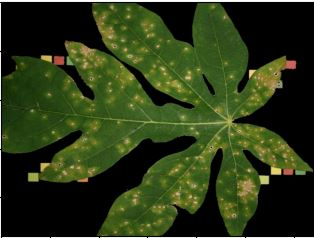
#> input picture estracao-informacao-imagens/img/entrada/folha-de-mamao-sem-fundo.JPG, 314 x 238 px, found by its file name
$ python indentificacao-da-doenca2.py
#> lines starting #> are read from the running program, lines starting #| are printed output that depends on the picture; after the words box and inside, x2 and y2 are one past the last pixel; in counts of white or black regions, pixels touching at a corner belong together; long printed decimals are rounded
#> further down, imagem1 is the input picture: shape (238, 314, 3); mean B, G, R 22.5, 56.8, 43.9
import numpy as np
import cv2
import matplotlib.pyplot as plt

class Detecta_Doenca:
    def __init__(self,imagem):
        self.imagem = imagem

    def Convercao_Cores(self):
        self.imagem_YCrCb = cv2.cvtColor(self.imagem, cv2.COLOR_YCrCb2BGR)
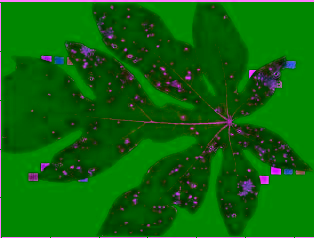
#> self.imagem_YCrCb: shape (238, 314, 3); mean B, G, R 9.8, 102.2, 11.3
        self.imagem_rgb = cv2.cvtColor(self.imagem, cv2.COLOR_BGR2RGB)
        cv2.imshow("Imagem Original", self.imagem)
        cv2.imshow("Imagem em YCrCb", self.imagem_YCrCb)
        cv2.imshow("Imagem em RGB", self.imagem_rgb)
        cv2.waitKey(0)

    def Segmentar(self):
        img = self.imagem_YCrCb
        Z = img.reshape((-1, 3))
        Z = np.float32(Z)
        criteria = (cv2.TERM_CRITERIA_EPS + cv2.TERM_CRITERIA_MAX_ITER, 10, 1.0)
        k = 5
        cluster = []

        for i in range(2,k+1):
            ret, label, center = cv2.kmeans(Z, i, None, criteria, 10, cv2.KMEANS_RANDOM_CENTERS)
            center = np.uint8(center)
            self.res_YCrCb = center[label.flatten()]
            self.res2_YCrCb = self.res_YCrCb.reshape((img.shape))
            cv2.imshow("Imagem Original", self.imagem)
            cv2.imshow('Sigmentada do kmeans '+str(i-1), self.res2_YCrCb)
            cv2.waitKey(0)
            cluster.append(self.res2_YCrCb)
            Contorno(self.res2_YCrCb)
            Linha(self.res2_YCrCb)
#> this loop made 4 passes
#> center on passes 1 to 3: [[193, 84, 184], [2, 102, 4]], [[0, 133, 0], [198, 85, 189], [4, 76, 8]], [[0, 134, 0], [95, 62, 91], [1, 77, 5], [247, 103, 242]]
#| Numeros de contornos = 255
#| Numeros de linhas =  4
#| Numeros de contornos = 236
#| Numeros de linhas =  18
#| Numeros de contornos = 147
#| Numeros de linhas =  30
#| Numeros de contornos = 184
#| Numeros de linhas =  23
#> pass 1, in __init__, `gray = cv2.cvtColor(imagem, cv2.COLOR_BGR2GRAY)`:
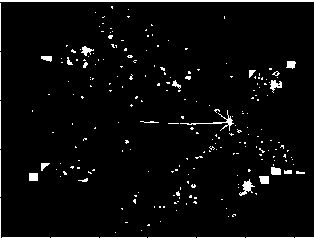
#> gray: shape (238, 314); values 61 (black) and 126 (white), 3.9% white; 231 white regions (201 under 20 px), largest, box (x1, y1, x2, y2) and area: (0, 0, 314, 2) 628, (180, 110, 234, 131) 137, (239, 179, 255, 196) 109
#> after the loop:
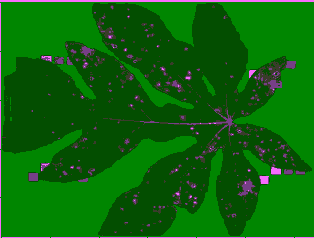
#> self.res2_YCrCb: shape (238, 314, 3); mean B, G, R 9.6, 102, 11.2
#> after the loop, cluster = 4 items
        #cv2.imshow('res2_YCrCb', cluster[1])
        cv2.waitKey(0)
        #print(cluster)

    def Aplicando_Mascara(self):
        gray = cv2.cvtColor(self.res2_YCrCb, cv2.COLOR_BGR2GRAY)

        img_hsv_gaussian = cv2.GaussianBlur(gray, (5, 5), 0)
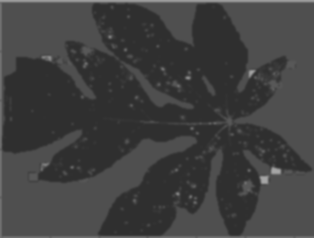
#> img_hsv_gaussian: shape (238, 314); min 47, max 166, mean 64.4
        ret3, otsu1 = cv2.threshold(img_hsv_gaussian, 0, 255, cv2.THRESH_BINARY + cv2.THRESH_OTSU)
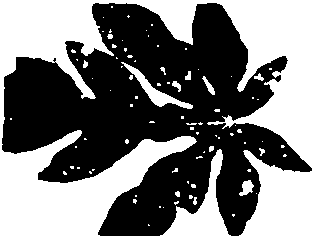
#> otsu1: shape (238, 314); 47.9% white; 85 white regions (71 under 20 px), largest, box (x1, y1, x2, y2) and area: (0, 0, 314, 238) 34121, (121, 62, 193, 109) 645, (239, 180, 254, 196) 141
#> ret3 = 65
        cv2.imshow("binarização", otsu1)
        image = self.imagem
        mask = np.zeros(image.shape[:2], dtype="uint8")
        cv2.rectangle(mask, (0, 90), (290, 450), 255, -1)  # "mask"= endica em qual imagem sera aplicado, (0, 90), (290, 450), 255, 5)
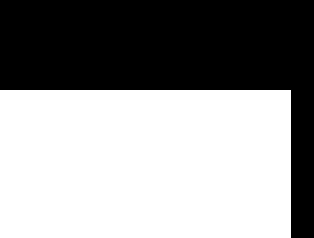
#> mask: shape (238, 314); 57.6% white; 1 black region, box (x1, y1, x2, y2) and area: (0, 0, 314, 238) 31664
        masked = cv2.bitwise_and(image, image, mask=otsu1)  # "image", image, mask=mask
        cv2.imshow("Imagem Original", self.imagem)
        cv2.imshow("masked", masked)
        cv2.waitKey(0)
        Porcentagem(masked)
        print("----------------------------------------------------------------------------")
        Porcentagem1(masked)

class Contorno:
    def __init__(self,imagem):
        cv2.imshow('Imagem do Kmeans', imagem)
        gray = cv2.cvtColor(imagem, cv2.COLOR_BGR2GRAY)
        suave = gray #cv2.GaussianBlur(imgray, (7, 7), 0)
        bordas = cv2.Canny(suave, 100, 200)
        ret, thresh = cv2.threshold(bordas, 127, 255, 0)
        contornos, hierarquia = cv2.findContours(thresh, cv2.RETR_TREE, cv2.CHAIN_APPROX_SIMPLE)
        # --------------------- Dezenhando a borda -------------------------------
        #cv2.drawContours(imagem, contornos, -1, (255, 255, 0), 3)
        print("Numeros de contornos = " + str(len(contornos)))
        cv2.imshow('Borda dezenhada', imagem)
        cv2.waitKey(0)

class Linha:
    def __init__(self,imagem):
        gray = cv2.cvtColor(imagem, cv2.COLOR_BGR2GRAY)
        edges = cv2.Canny(gray, 50, 150, apertureSize=3)
        comprimento_minimo = 1
        intervalo_maximo = 20
        lines = cv2.HoughLinesP(image=edges, rho=1, theta=0.1 * np.pi / 360, threshold=50,
                               minLineLength=comprimento_minimo, maxLineGap=intervalo_maximo)
        print("Numeros de linhas = ",len(lines))
        '''for line in lines:
            x1, y1, x2, y2 = line[0]
            cv2.line(imagem, (x1, y1), (x2, y2), (0, 255, 0), 2)'''
        cv2.imshow('Resultado', imagem)
        cv2.waitKey(0)

class Porcentagem:
    def __init__(self,imagem):
        print("Numero de bit preto = ",len(cv2.bitwise_and(imagem, (0,0,0))))
#| Numero de bit preto =  238
        print("Numero de doença = ", len(cv2.bitwise_not(imagem, (0, 0, 0))))
#| Numero de doença =  238
        altura, largura, canal = imagem.shape
#> altura = 238; largura = 314; canal = 3
        tamanho = altura * largura
#> tamanho = 74732
        print("Tamanho total da imagem: ", tamanho," altura: ",altura," largura: ", largura," canal: ", canal )
#| Tamanho total da imagem:  74732  altura:  238  largura:  314  canal:  3

class Porcentagem1:
    def __init__(self,imagem):
        img1 = imagem
        cont = 0
        ver = 0

        # os for iram percorre a igagem identificando cada pixel
        for y in range(0, img1.shape[0]):
            for x in range(0, img1.shape[1]):
                (b, g, r) = img1[y, x]
                if b != 0 and g != 0 and r != 0:
                    cont = cont + 1
                else:
                    img1[y, x] = (255, 0, 0)
                    ver = ver + 1
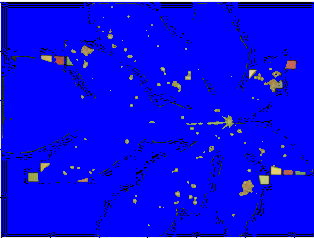
#> img1: shape (238, 314, 3); mean B, G, R 238.1, 8.5, 8.6
#> after the loop, cont = 6850; ver = 67882

        altura, largura, canal = img1.shape
#> altura = 238; largura = 314; canal = 3
        tamanho = altura * largura
#> tamanho = 74732
        print("Tamanho total da imagem: ", tamanho)
#| Tamanho total da imagem:  74732
        print("Numero de pix azuis: ", ver)
#| Numero de pix azuis:  67882
        print("Numero de pix brancos: ", cont)
#| Numero de pix brancos:  6850
        pv = (cont / tamanho) * 100
#> pv = 9.17
        print("A pocentagem ocupada da imagem é: ", pv)
#| A pocentagem ocupada da imagem é:  9.166

#--------------------------
imagem1 = cv2.imread("img/entrada/folha-de-mamao-sem-fundo.jpg")

img1 = Detecta_Doenca(imagem1)
img1.Convercao_Cores()
img1.Segmentar()
img1.Aplicando_Mascara()

$ run again, with estracao-informacao-imagens/img/entrada/doenca-extraida-com-circulo.jpg copied over estracao-informacao-imagens/img/entrada/folha-de-mamao-sem-fundo.JPG
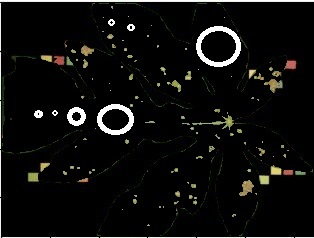
#> input picture estracao-informacao-imagens/img/entrada/doenca-extraida-com-circulo.jpg, 314 x 238 px, found by its file name
#> imagem1 is the input picture: shape (238, 314, 3); mean B, G, R 13.2, 14.3, 14.4
#> in Convercao_Cores, `self.imagem_YCrCb = cv2.cvtColor(self.imagem, cv2.COLOR_YCrCb2BGR)`:
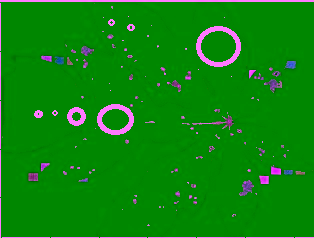
#> self.imagem_YCrCb: shape (238, 314, 3); mean B, G, R 13, 133.2, 12.5
#> the loop in Segmentar, `for i in range(2,k+1):` made 4 passes
#> center on passes 1 to 2: [[225, 108, 219], [0, 134, 0]], [[139, 90, 120], [252, 115, 250], [0, 134, 0]]
#> (printed output is left out)
#> after the loop in Segmentar, `for i in range(2,k+1):`: cluster = 4 items
#> otsu1: shape (238, 314); 4% white; 38 white regions (14 under 20 px), largest, box (x1, y1, x2, y2) and area: (196, 26, 241, 67) 675, (0, 0, 314, 3) 630, (97, 104, 134, 135) 530
#> ret3 = 112
#> mask: shape (238, 314); 57.6% white; 1 black region, box (x1, y1, x2, y2) and area: (0, 0, 314, 238) 31664
#| Numero de bit preto =  238
#| Numero de doença =  238
#> in __init__, `altura, largura, canal = imagem.shape`: altura = 238; largura = 314; canal = 3
#> in __init__, `tamanho = altura * largura`: tamanho = 74732
#| Tamanho total da imagem:  74732  altura:  238  largura:  314  canal:  3
#> after the loop in __init__, `for y in range(0, img1.shape[0]):`:
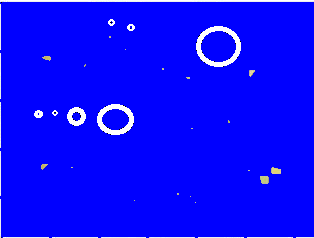
#> img1: shape (238, 314, 3); mean B, G, R 254.2, 9.2, 9.2
#> after the loop in __init__, `for y in range(0, img1.shape[0]):`: cont = 2871; ver = 71861
#> in __init__, `altura, largura, canal = img1.shape`: altura = 238; largura = 314; canal = 3
#> in __init__, `tamanho = altura * largura`: tamanho = 74732
#| Tamanho total da imagem:  74732
#| Numero de pix azuis:  71861
#| Numero de pix brancos:  2871
#> pv = 3.84
#| A pocentagem ocupada da imagem é:  3.842
